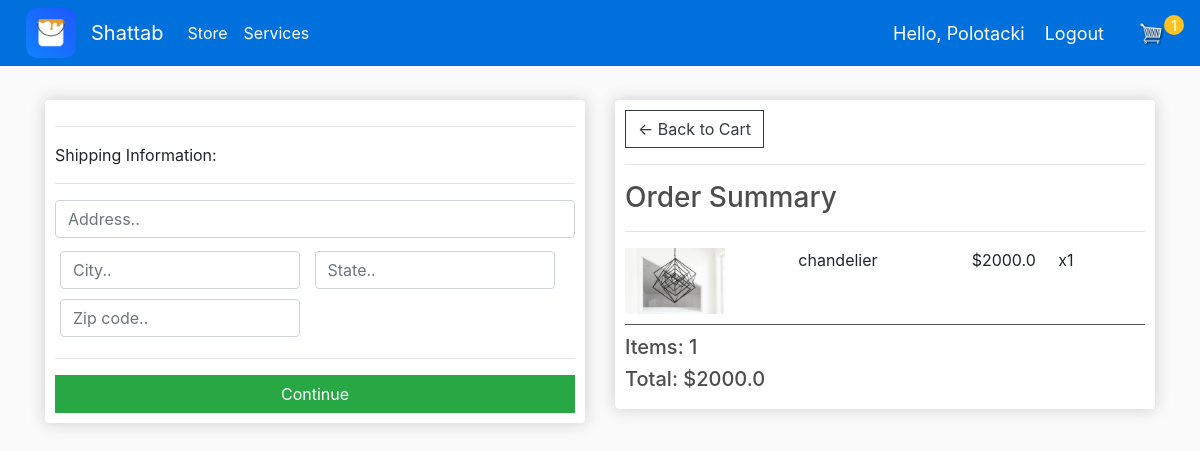
Screenshot of /checkout/ (signed in) with the database file from the repository.
### store/models.py (models this page shows, shortened)
class OrderItem(models.Model):
    product = models.ForeignKey(Product, on_delete=models.SET_NULL, null=True)
    order = models.ForeignKey(Order, on_delete=models.SET_NULL, null=True)
    quantity = models.IntegerField(default=0, null=True, blank=True)
    date_added = models.DateTimeField(auto_now_add=True)
    @property
    def get_total(self):
        total = self.product.price * self.quantity
        return total

class Product(models.Model):
    name = models.CharField(max_length=200)
    price = models.FloatField()
    digital = models.BooleanField(default=False, null=True, blank=True)
    image = models.ImageField(null=True, blank=True)
    @property
    def imageURL(self):
        try:
            url = self.image.url
        except:
            url = ''
        return url

class Order(models.Model):
    customer = models.ForeignKey(Customer, on_delete=models.SET_NULL, null=True, blank=True)
    date_ordered = models.DateTimeField(auto_now_add=True)
    complete = models.BooleanField(default=False)
    transaction_id = models.CharField(max_length=100, null=True)
    @property
    def shipping(self):
        shipping = False
        orderitems = self.orderitem_set.all()
        for i in orderitems:
            if i.product.digital == False:
                shipping = True
        return shipping
    @property
    def get_cart_total(self):
        orderitems = self.orderitem_set.all()
        total = sum([item.get_total for item in orderitems])
        return total
    @property
    def get_cart_items(self):
        orderitems = self.orderitem_set.all()
        total = sum([item.quantity for item in orderitems])
        return total

### store/views.py (the view)
# urls.py: path('checkout/', views.checkout, name="checkout"),
def checkout(request):
    data = cartData(request)
    cartItems = data['cartItems']
    order = data['order']
    items = data['items']
    context = {'items': items, 'order': order, 'cartItems': cartItems}
    return render(request, 'store/checkout.html', context)

### store/utils.py (called while the page is built)
def cartData(request):
	if request.user.is_authenticated:
		customer = request.user.customer
		order, created = Order.objects.get_or_create(customer=customer, complete=False)
		items = order.orderitem_set.all()
		cartItems = order.get_cart_items
	else:
		cookieData = cookieCart(request)
		cartItems = cookieData['cartItems']
		order = cookieData['order']
		items = cookieData['items']
	return {'cartItems':cartItems ,'order':order, 'items':items}

### ShattabApp/Templates/store/checkout.html (shortened to what this page needs)
{% extends 'store/main.html' %}
{% load static %}
{% block content %}
<div class="row">
    <div class="col-lg-6">
        <div class="box-element" id="form-wrapper">
            <form id="form">
                <div id="shipping-info">
                    <hr>
                    <p>Shipping Information:</p>
                    <hr>
                    <div class="input-group mb-2">
                        <input class="form-control" type="text" name="address" placeholder="Address..">
                    </div>
                    <div class="form-field">
                        <input class="form-control" type="text" name="city" placeholder="City..">
                    </div>
                    <div class="form-field">
                        <input class="form-control" type="text" name="state" placeholder="State..">
                    </div>
                    <div class="form-field">
                        <input class="form-control" type="text" name="zipcode" placeholder="Zip code..">
                    </div>
                </div>
                <hr>
                <input id="form-button" class="btn btn-success btn-block" type="submit" value="Continue">
            </form>
        </div>
        <br>
    </div>
    <div class="col-lg-6">
        <div class="box-element">
            <a  class="btn btn-outline-dark" href="{% url 'cart' %}">&#x2190; Back to Cart</a>
            <hr>
            <h3>Order Summary</h3>
            <hr>
            {% for item in items %}
            <div class="cart-row">
                <div style="flex:2"><img class="row-image" src="{{item.product.imageURL}}"></div>
                <div style="flex:2"><p>{{item.product.name}}</p></div>
                <div style="flex:1"><p>${{item.product.price}}</p></div>
                <div style="flex:1"><p>x{{item.quantity}}</p></div>
            </div>
            {% endfor %}
            <h5>Items:   {{order.get_cart_items}}</h5>
            <h5>Total:   ${{order.get_cart_total}}</h5>
        </div>
    </div>
</div>
{% endblock content %}

### ShattabApp/Templates/store/main.html (shortened to what this page needs)
<!DOCTYPE html>
{% load static %}
<html>
<head>
    <link rel="stylesheet" href="https://stackpath.bootstrapcdn.com/bootstrap/4.4.1/css/bootstrap.min.css">
    <link rel="stylesheet" type="text/css" href="{% static 'css/main.css' %}">
</head>
<body>
<nav class="navbar navbar-expand-lg navbar-dark bg-dark">
    <div class="form-inline my-2 my-lg-0">
        <a href="{% url 'store' %}">
            <img  id="icon" src="{% static 'images/icon.png' %}">
        </a>
    </div>
    <a class="navbar-brand" href="{% url 'store' %}">Shattab</a>
    <div class="collapse navbar-collapse" id="navbarSupportedContent">
        <ul class="navbar-nav mr-auto">
            <li class="nav-item active">
                <a class="nav-link" href="{% url 'store' %}">Store <span class="sr-only">(current)</span></a>
            </li>
            <li class="nav-item active">
                <a class="nav-link" href="{% url 'services' %}">Services <span class="sr-only">(current)</span></a>
            </li>
        </ul>
        {% if request.user.is_authenticated %}
        <span class="hello-msg">Hello, {{request.user}}</span>
        <span ><a  class="hello-msg" href="{% url 'logout' %}">Logout</a></span>
        {% else %}
        <a href="{% url 'login' %}"class="btn btn-warning"style="visibility: visible;">Login</a>
        {% endif %}
        <div class="form-inline my-2 my-lg-0">
            <a href="{% url 'cart' %}">
                <img  id="cart-icon" src="{% static 'images/cart.png' %}">
            </a>
            <p id="cart-total">{{cartItems}}</p>
        </div>
    </div>
</nav>
<div class="container">
    <br>
    {% block content %}
    {% endblock content %}
</div>
</body>
</html>

### static/css/main.css (style rules this page uses)
body { background-color: hsl(0, 0%, 98%); }
h1,h2,h3,h4,h5,h6 { color:hsl(0, 0%, 30%); }
.box-element { box-shadow:hsl(0, 0%, 80%) 0 0 16px; background-color: #fff; padding: 10px; border-radius: 4px; }
.hello-msg { font-size: 18px; color: #fff; margin-right: 20px; }
.bg-dark { background-color: #0071dc !important; }
#icon { width:50px; display: inline-block; margin-left: 10px; margin-right: 15px; }
#cart-icon { width:25px; display: inline-block; margin-left: 15px; }
#cart-total { display: block; text-align: center; color:#fff; background-color: #ffc220; width: 20px; height: 20px; border-radius: 50%; font-size: 14px; }
.col-lg-4, .col-lg-6, .col-lg-8, .col-lg-12 { margin-top: 10px; }
.btn { border-radius: 0; }
.row-image { width: 100px; }
.form-field { width:250px; display: inline-block; padding: 5px; }
.cart-row { display: flex; align-items: stretch; padding-bottom: 10px; margin-bottom: 10px; border-bottom: 1px solid #555555; }

### rows the page displays
OrderItem: product.imageURL (picture), product.name "chandelier", product.price "2000.0", quantity "1"
Order: get_cart_items "1", get_cart_total "2000.0"

### other values shown
{{ request.user }} "Polotacki"
{{ cartItems }} "1"
